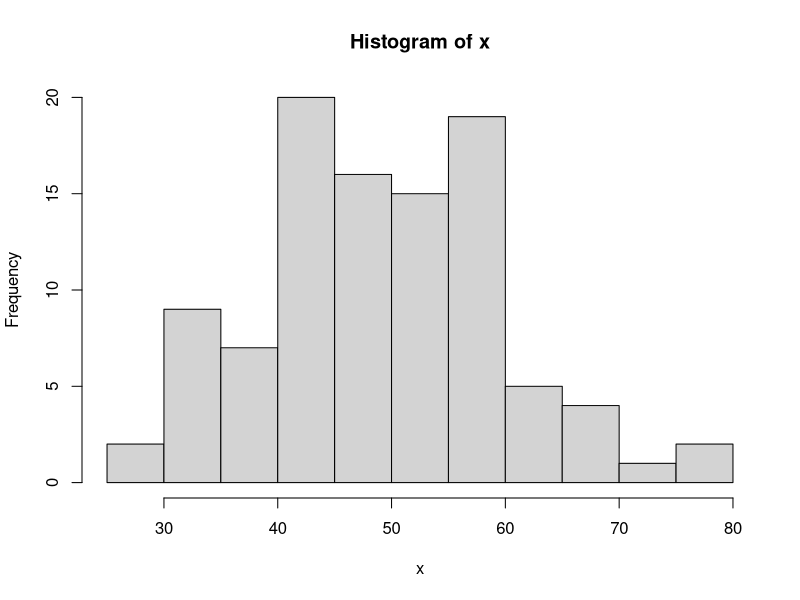
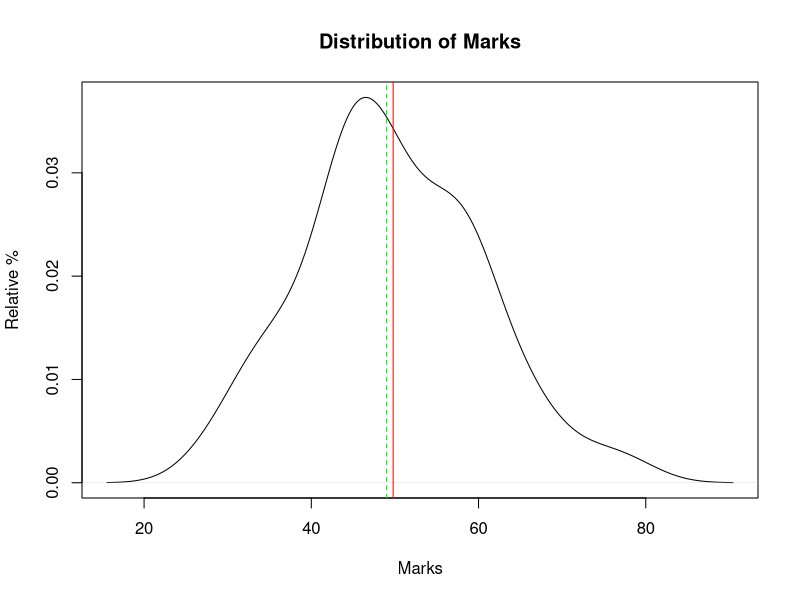

The R source for these figures, in order: (Note: this script raises an error after producing the figures.)
# Central Tendencies

x = ceiling(rnorm(100, 50, 10))  # 100 random nos, mean=50,sd=10
x
hist(x)
density(x)
plot(density(x), xlab='Marks', ylab='Relative %', 
     main='Distribution of Marks')
abline(v=mean(x), col='red', lty=1)
abline(v=median(x), col='green', lty=2)
abline(v=mode(x))  # error
library(modeest)
m =mlv(x,  method = "mfv")
m$M
abline(v=m$M, col='blue' , lty=3)
?abline
text(c(mean(x), median(x), m$M ),c(0.01,0.02,0.03), 
     col=c('red','green','blue'), cex=.5, labels= c('Mean', 'Median', 'Mode'))
?text
text=c(mean(x), median(x), m$M)
text
mtext(text=c(mean(x), median(x), m$M), side=1,col=c('red','green','blue')
      ,cex=0.5,at= c(mean(x), median(x), m$M ))
?mtext
